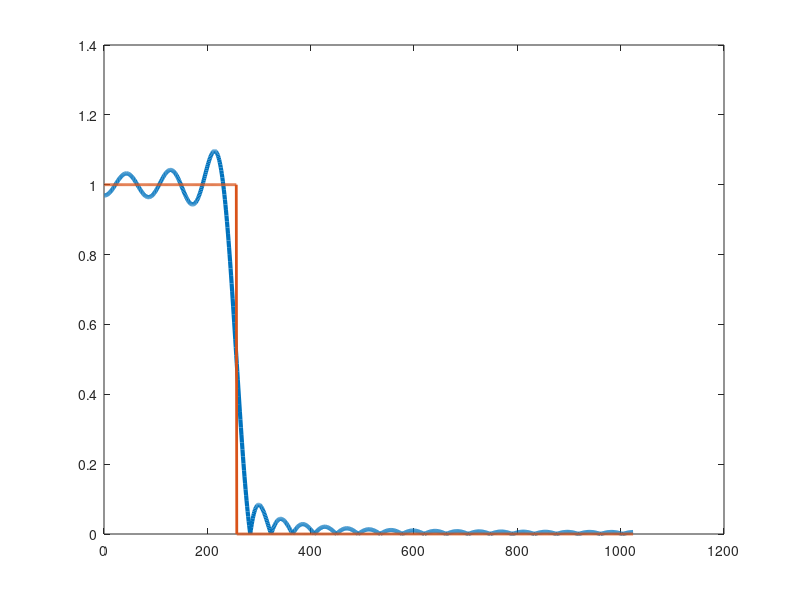

Write the MATLAB code that produced this figure.
clear all; clc; close all

N=24;
L=1024;
dw = pi/(L-1);
wp = 0.25;
pe = ceil(wp*L);

d = [ones(pe, 1); zeros(L-pe, 1)];
Q = [ones(L, 1) cos((0:L-1)'*(1:(N-1))*dw)];

a = (Q'*Q)\(Q'*d);

coef = [flipud(a(2:end))/2; a(1); a(2:end)/2];

H = fft(coef, 2*L);
plot(1:length(H(1:L)), abs(H(1:L)), 'LineWidth', 3);
hold on;
plot(1:length(H(1:L)), d, 'LineWidth', 2);
hold off;
saveas(figure(1),strcat("img_7_",num2str(N),"_",num2str(wp),".svg"));